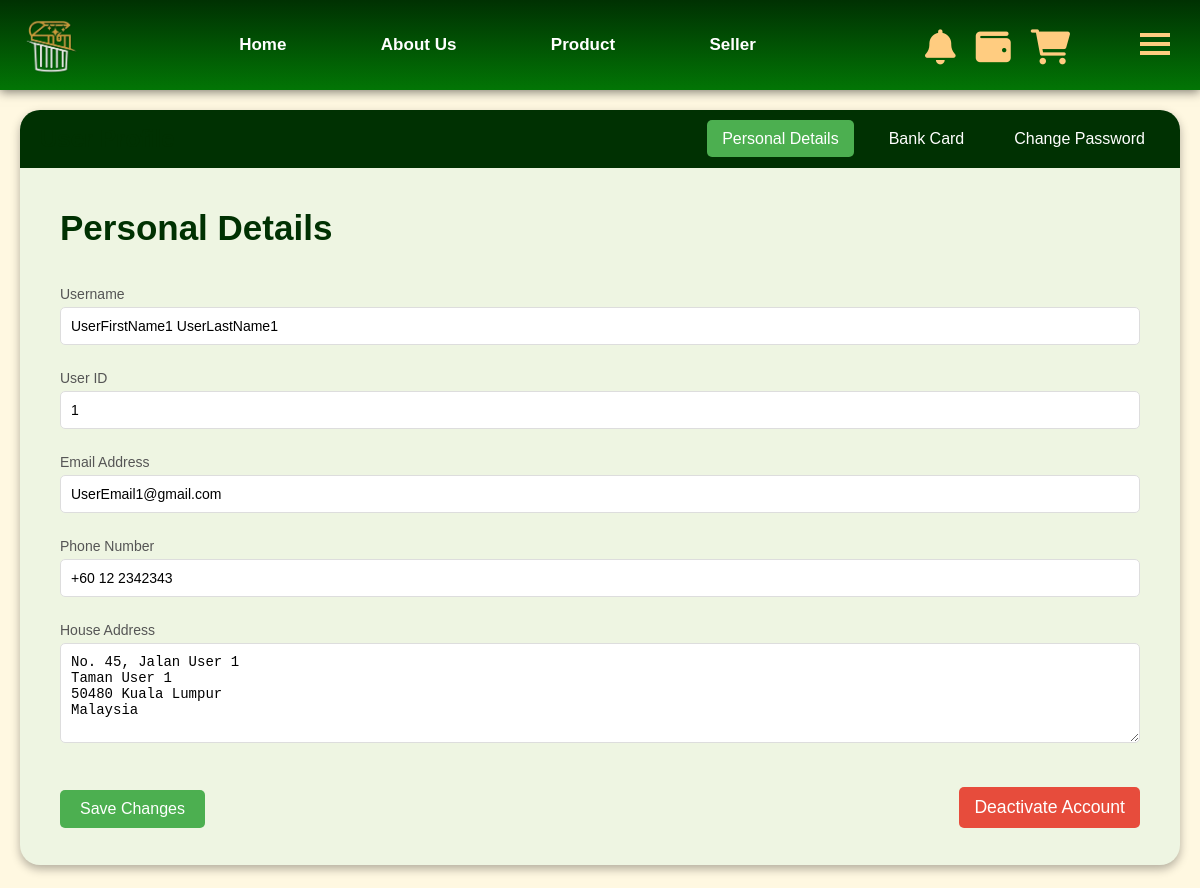
/user/ (signed in), run on an earlier commit of the app's database.
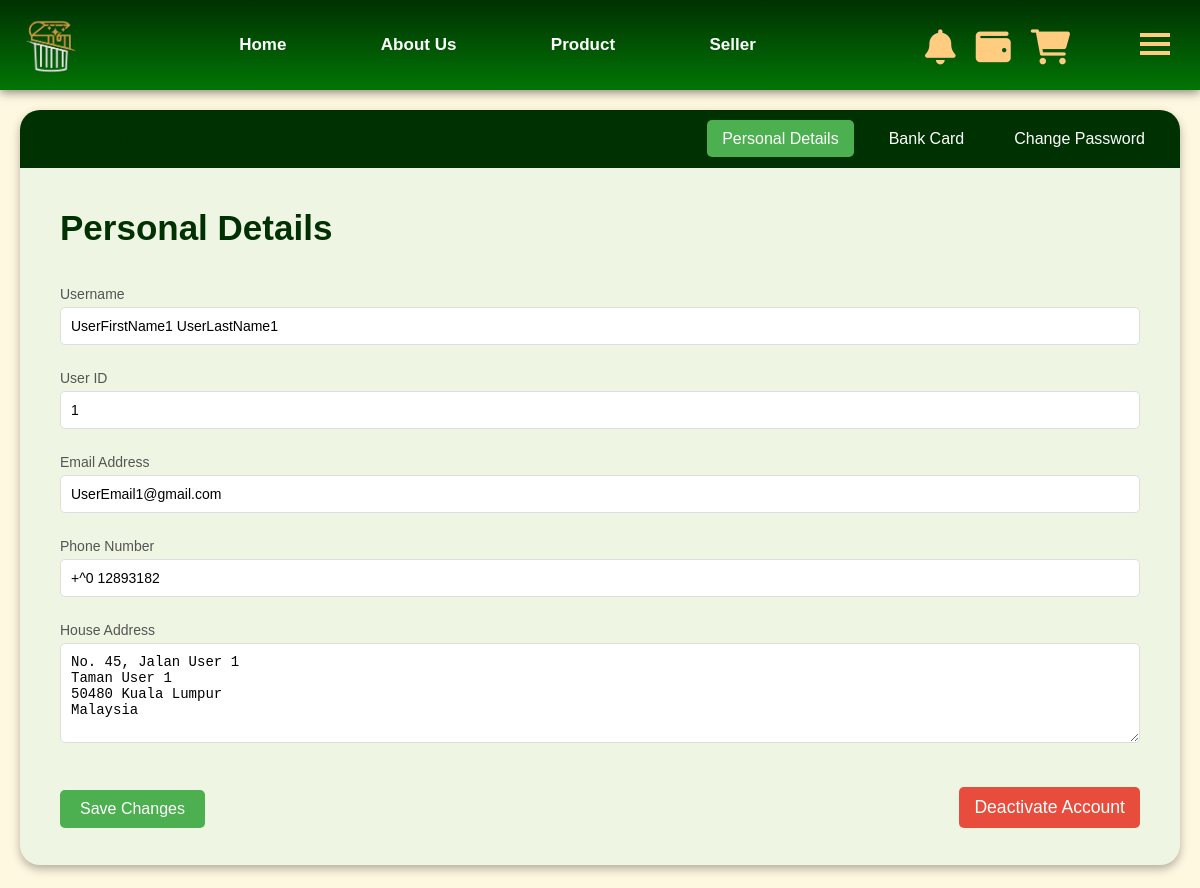
And on a later commit of the database.
### tables this page shows
CREATE TABLE user (
        pid INTEGER PRIMARY KEY AUTOINCREMENT,
        firstName TEXT NOT NULL,
        lastName TEXT NULL,
        email TEXT UNIQUE NOT NULL,
        password TEXT NOT NULL,
        isSeller INTEGER DEFAULT 0,
        haveBankCard INTEGER DEFAULT 0,
        phone_number TEXT,
        wallet DECIMAL(10, 2) DEFAULT 0.00,
        address TEXT
    );

### user_feature.py (the view)
@user_blueprint.route("/")
def user_page():
    buyer_id = session.get("buyer_id")
    if buyer_id:
        con = get_connect_db()
        cur = con.cursor()
        user = cur.execute("SELECT * FROM user WHERE pid = ?", (buyer_id,)).fetchone()
        return render_template("user_page.html", user=user)
    else:
        flash("Please log in to access the user account.", "danger")
        return redirect(url_for("login"))

### db.py (called while the page is built)
def get_connect_db():
    conn = sqlite3.connect(DATABASE_PATH)
    conn.row_factory = sqlite3.Row
    return conn

def get_unread_notification_count():
    user_id = session.get("buyer_id") or session.get("user_id")
    if not user_id:
        return 0
    con = get_connect_db()
    cur = con.cursor()
    unread_count = cur.execute("SELECT COUNT(*) FROM notification WHERE user_id = ? AND is_read = 0", (user_id,)).fetchone()[0]
    con.close()
    return unread_count

### web.py (called while the page is built)
@app.after_request
def add_header(response):
    response.headers["Cache-Control"] = "no-store, no-cache, must-revalidate, post-check=0, pre-check=0, max-age=0"
    response.headers["Pragma"] = "no-cache"
    response.headers["Expires"] = "0"
    return response

### templates/user_page.html (shortened to what this page needs)
{% extends "index.html" %}
{%block content%}
<link rel="stylesheet" href="../static/user.css">
  <div class="body-container">
    <div class="profile-container">
        <nav class="top-nav">
        <h2>User Profile</h2>
        <ul>
            <li><a href="#personal-details" class="active">Personal Details</a></li>
            <li><a href="#bank-card">Bank Card</a></li>
            <li><a href="#change-password">Change Password</a></li>
        </ul>
        </nav>
        <main class="main-content">
            <section id="personal-details" class="section active">
                <h2>Personal Details</h2><br>
                <form class="details-form" action="{{url_for("user.update_user_info")}}" method="post">
                    <div class="form-group">
                        <label for="username">Username</label>
                        <input type="text" id="username" value="{{user.firstName +" "+ user.lastName}}" readonly>
                    </div>
                    <div class="form-group">
                        <label for="user-id">User ID</label>
                        <input type="text" id="user-id" value="{{user.pid}}" readonly>
                    </div>
                    <div class="form-group">
                        <label for="email">Email Address</label>
                        <input type="email" id="email" value="{{user.email}}" readonly>
                    </div>
                    <div class="form-group">
                        <label for="phone">Phone Number</label>
                        <input type="tel" id="phone"  name="phone_number" value="{{user.phone_number}}">
                    </div>
                    <div class="form-group">
                        <label for="address">House Address</label>
                        <textarea id="address"  name="address" >{{user.address}}</textarea>
                    </div><br>
                    <button type="submit" class="submit-btn">Save Changes</button>
                    <button type="button" class="deactivate-btn" onclick="confirmDeactivateAccount()">Deactivate Account</button>
                </form>
            </section>
        </main>
    </div>
  </div>
{%endblock%}

What changed in the data, as far as the page shows it:
changed user "UserFirstName1 UserLastName1": phone_number "+60 12 2342343" → "+^0 12893182"
